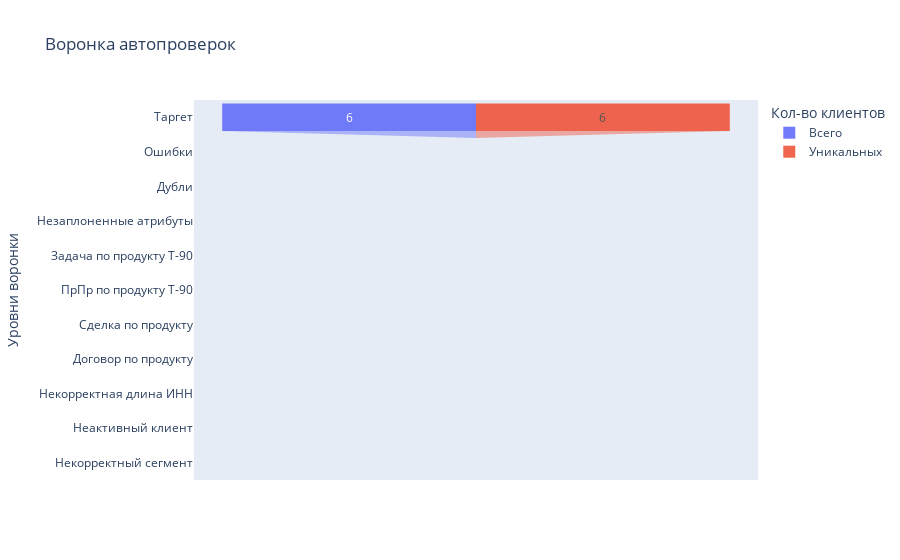

Here is the notebook cell this chart was saved with:
### Code cell
c2.show_statistics()

### Figure 1 — Plotly figure (JSON) as saved in the notebook; plotly's stock layout.template omitted (floating-point values rounded to 4 significant figures)
{"data": [{"hovertemplate": "Кол-во клиентов=Всего<br>count=%{x}<br>Уровни воронки=%{y}<extra></extra>", "legendgroup": "Всего", "marker": {"color": "#636efa"}, "name": "Всего", "opacity": 0.9, "orientation": "h", "showlegend": true, "type": "funnel", "x": [6, 0, 0, 0, 0, 0, 0, 0, 0, 0, 0], "xaxis": "x", "y": ["Таргет", "Ошибки", "Дубли", "Незаплоненные атрибуты", "Задача по продукту Т-90", "ПрПр по продукту Т-90", "Сделка по продукту", "Договор по продукту", "Некорректная длина ИНН", "Неактивный клиент", "Некорректный сегмент"], "yaxis": "y"}, {"hovertemplate": "Кол-во клиентов=Уникальных<br>count=%{x}<br>Уровни воронки=%{y}<extra></extra>", "legendgroup": "Уникальных", "marker": {"color": "#EF553B"}, "name": "Уникальных", "opacity": 0.9, "orientation": "h", "showlegend": true, "type": "funnel", "x": [6, 0, 0, 0, 0, 0, 0, 0, 0, 0, 0], "xaxis": "x", "y": ["Таргет", "Ошибки", "Дубли", "Незаплоненные атрибуты", "Задача по продукту Т-90", "ПрПр по продукту Т-90", "Сделка по продукту", "Договор по продукту", "Некорректная длина ИНН", "Неактивный клиент", "Некорректный сегмент"], "yaxis": "y"}], "layout": {"legend": {"title": {"text": "Кол-во клиентов"}, "tracegroupgap": 0}, "title": {"text": "Воронка автопроверок"}, "xaxis": {"anchor": "y", "domain": [0, 1], "title": {"text": "count"}}, "yaxis": {"anchor": "x", "domain": [0, 1], "title": {"text": "Уровни воронки"}}}}
